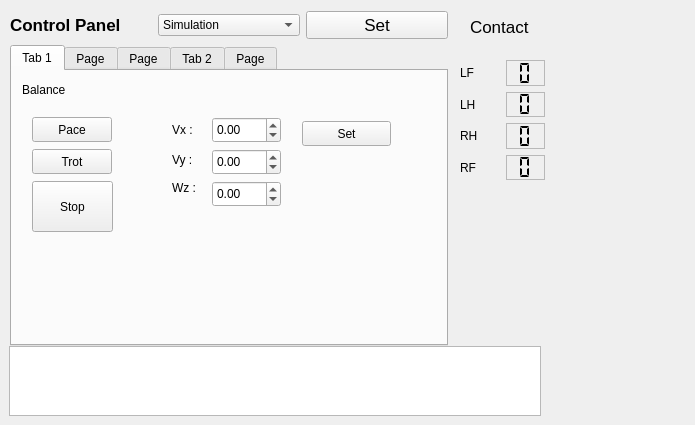
<?xml version="1.0" encoding="UTF-8"?>
<ui version="4.0">
 <class>rqt_control_panel_plugin_widget</class>
 <widget class="QWidget" name="rqt_control_panel_plugin_widget">
  <property name="geometry">
   <rect>
    <x>0</x>
    <y>0</y>
    <width>695</width>
    <height>425</height>
   </rect>
  </property>
  <property name="windowTitle">
   <string>Form</string>
  </property>
  <widget class="QTextBrowser" name="InfoOutputs">
   <property name="geometry">
    <rect>
     <x>9</x>
     <y>346</y>
     <width>532</width>
     <height>70</height>
    </rect>
   </property>
  </widget>
  <widget class="QLabel" name="label_30">
   <property name="geometry">
    <rect>
     <x>470</x>
     <y>17</y>
     <width>61</width>
     <height>20</height>
    </rect>
   </property>
   <property name="font">
    <font>
     <pointsize>13</pointsize>
    </font>
   </property>
   <property name="text">
    <string>Contact</string>
   </property>
  </widget>
  <widget class="QWidget" name="layoutWidget">
   <property name="geometry">
    <rect>
     <x>10</x>
     <y>11</y>
     <width>438</width>
     <height>335</height>
    </rect>
   </property>
   <layout class="QGridLayout" name="gridLayout">
    <item row="0" column="0">
     <widget class="QLabel" name="label">
      <property name="font">
       <font>
        <pointsize>13</pointsize>
        <weight>75</weight>
        <bold>true</bold>
       </font>
      </property>
      <property name="text">
       <string>Control Panel</string>
      </property>
     </widget>
    </item>
    <item row="0" column="1">
     <widget class="QComboBox" name="runMode">
      <item>
       <property name="text">
        <string>Simulation</string>
       </property>
      </item>
      <item>
       <property name="text">
        <string>Real</string>
       </property>
      </item>
     </widget>
    </item>
    <item row="0" column="2">
     <widget class="QPushButton" name="setMode">
      <property name="font">
       <font>
        <pointsize>13</pointsize>
       </font>
      </property>
      <property name="text">
       <string>Set</string>
      </property>
     </widget>
    </item>
    <item row="1" column="0" colspan="3">
     <widget class="QTabWidget" name="Controllers">
      <property name="minimumSize">
       <size>
        <width>400</width>
        <height>300</height>
       </size>
      </property>
      <property name="whatsThis">
       <string>&lt;html&gt;&lt;head/&gt;&lt;body&gt;&lt;p&gt;Joint&lt;/p&gt;&lt;/body&gt;&lt;/html&gt;</string>
      </property>
      <property name="currentIndex">
       <number>0</number>
      </property>
      <widget class="QWidget" name="BlanceController">
       <property name="enabled">
        <bool>true</bool>
       </property>
       <property name="font">
        <font>
         <weight>50</weight>
         <bold>false</bold>
        </font>
       </property>
       <attribute name="title">
        <string>Tab 1</string>
       </attribute>
       <widget class="QPushButton" name="trotButton">
        <property name="geometry">
         <rect>
          <x>20</x>
          <y>78</y>
          <width>80</width>
          <height>25</height>
         </rect>
        </property>
        <property name="text">
         <string>Trot</string>
        </property>
       </widget>
       <widget class="QDoubleSpinBox" name="desired_vy">
        <property name="geometry">
         <rect>
          <x>200</x>
          <y>78</y>
          <width>69</width>
          <height>26</height>
         </rect>
        </property>
        <property name="minimum">
         <double>-1.000000000000000</double>
        </property>
        <property name="maximum">
         <double>1.000000000000000</double>
        </property>
        <property name="singleStep">
         <double>0.050000000000000</double>
        </property>
       </widget>
       <widget class="QPushButton" name="paceButton">
        <property name="geometry">
         <rect>
          <x>20</x>
          <y>46</y>
          <width>80</width>
          <height>25</height>
         </rect>
        </property>
        <property name="text">
         <string>Pace</string>
        </property>
       </widget>
       <widget class="QDoubleSpinBox" name="desired_vx">
        <property name="geometry">
         <rect>
          <x>200</x>
          <y>46</y>
          <width>69</width>
          <height>26</height>
         </rect>
        </property>
        <property name="minimum">
         <double>-1.000000000000000</double>
        </property>
        <property name="maximum">
         <double>1.000000000000000</double>
        </property>
        <property name="singleStep">
         <double>0.050000000000000</double>
        </property>
       </widget>
       <widget class="QDoubleSpinBox" name="desired_wz">
        <property name="geometry">
         <rect>
          <x>200</x>
          <y>110</y>
          <width>69</width>
          <height>26</height>
         </rect>
        </property>
        <property name="minimum">
         <double>-1.000000000000000</double>
        </property>
        <property name="maximum">
         <double>1.000000000000000</double>
        </property>
        <property name="singleStep">
         <double>0.050000000000000</double>
        </property>
       </widget>
       <widget class="QPushButton" name="stopBotton">
        <property name="geometry">
         <rect>
          <x>20</x>
          <y>110</y>
          <width>81</width>
          <height>51</height>
         </rect>
        </property>
        <property name="text">
         <string>Stop</string>
        </property>
       </widget>
       <widget class="QLabel" name="label_2">
        <property name="geometry">
         <rect>
          <x>10</x>
          <y>10</y>
          <width>67</width>
          <height>17</height>
         </rect>
        </property>
        <property name="text">
         <string>Balance</string>
        </property>
       </widget>
       <widget class="QLabel" name="label_6">
        <property name="geometry">
         <rect>
          <x>160</x>
          <y>50</y>
          <width>31</width>
          <height>17</height>
         </rect>
        </property>
        <property name="text">
         <string>Vx :</string>
        </property>
       </widget>
       <widget class="QLabel" name="label_7">
        <property name="geometry">
         <rect>
          <x>160</x>
          <y>80</y>
          <width>31</width>
          <height>17</height>
         </rect>
        </property>
        <property name="text">
         <string>Vy :</string>
        </property>
       </widget>
       <widget class="QLabel" name="label_8">
        <property name="geometry">
         <rect>
          <x>160</x>
          <y>107</y>
          <width>31</width>
          <height>20</height>
         </rect>
        </property>
        <property name="text">
         <string>Wz :</string>
        </property>
       </widget>
       <widget class="QPushButton" name="setVelocityBotton">
        <property name="geometry">
         <rect>
          <x>290</x>
          <y>50</y>
          <width>89</width>
          <height>25</height>
         </rect>
        </property>
        <property name="text">
         <string>Set</string>
        </property>
       </widget>
      </widget>
      <widget class="QWidget" name="JointPosition">
       <attribute name="title">
        <string>Page</string>
       </attribute>
       <layout class="QGridLayout" name="gridLayout_2">
        <item row="1" column="1">
         <widget class="QLabel" name="label_13">
          <property name="maximumSize">
           <size>
            <width>100</width>
            <height>18</height>
           </size>
          </property>
          <property name="text">
           <string>Joint 1</string>
          </property>
         </widget>
        </item>
        <item row="1" column="2">
         <widget class="QLabel" name="label_14">
          <property name="maximumSize">
           <size>
            <width>100</width>
            <height>18</height>
           </size>
          </property>
          <property name="text">
           <string>Joint 2</string>
          </property>
         </widget>
        </item>
        <item row="1" column="3">
         <widget class="QLabel" name="label_15">
          <property name="maximumSize">
           <size>
            <width>100</width>
            <height>18</height>
           </size>
          </property>
          <property name="text">
           <string>Joint 3</string>
          </property>
         </widget>
        </item>
        <item row="2" column="0">
         <widget class="QLabel" name="label_9">
          <property name="text">
           <string>LF LEG :  </string>
          </property>
         </widget>
        </item>
        <item row="2" column="1">
         <widget class="QDoubleSpinBox" name="lf_joint_positon_1">
          <property name="minimum">
           <double>-15.000000000000000</double>
          </property>
          <property name="maximum">
           <double>15.000000000000000</double>
          </property>
          <property name="singleStep">
           <double>0.010000000000000</double>
          </property>
         </widget>
        </item>
        <item row="2" column="2">
         <widget class="QDoubleSpinBox" name="lf_joint_positon_2">
          <property name="minimum">
           <double>-15.000000000000000</double>
          </property>
          <property name="maximum">
           <double>15.000000000000000</double>
          </property>
          <property name="singleStep">
           <double>0.010000000000000</double>
          </property>
         </widget>
        </item>
        <item row="2" column="3">
         <widget class="QDoubleSpinBox" name="lf_joint_positon_3">
          <property name="minimum">
           <double>-15.000000000000000</double>
          </property>
          <property name="maximum">
           <double>15.000000000000000</double>
          </property>
          <property name="singleStep">
           <double>0.010000000000000</double>
          </property>
          <property name="value">
           <double>0.000000000000000</double>
          </property>
         </widget>
        </item>
        <item row="2" column="4">
         <widget class="QPushButton" name="setJointPositionButton">
          <property name="text">
           <string>Set</string>
          </property>
         </widget>
        </item>
        <item row="3" column="0">
         <widget class="QLabel" name="label_10">
          <property name="text">
           <string>RF LEG :  </string>
          </property>
         </widget>
        </item>
        <item row="3" column="1">
         <widget class="QDoubleSpinBox" name="rf_joint_positon_1">
          <property name="minimum">
           <double>-15.000000000000000</double>
          </property>
          <property name="maximum">
           <double>15.000000000000000</double>
          </property>
          <property name="singleStep">
           <double>0.050000000000000</double>
          </property>
          <property name="value">
           <double>0.000000000000000</double>
          </property>
         </widget>
        </item>
        <item row="3" column="2">
         <widget class="QDoubleSpinBox" name="rf_joint_positon_2">
          <property name="minimum">
           <double>-15.000000000000000</double>
          </property>
          <property name="maximum">
           <double>15.000000000000000</double>
          </property>
          <property name="singleStep">
           <double>0.010000000000000</double>
          </property>
         </widget>
        </item>
        <item row="3" column="3">
         <widget class="QDoubleSpinBox" name="rf_joint_positon_3">
          <property name="minimum">
           <double>-15.000000000000000</double>
          </property>
          <property name="maximum">
           <double>15.000000000000000</double>
          </property>
          <property name="singleStep">
           <double>0.010000000000000</double>
          </property>
         </widget>
        </item>
        <item row="3" column="4">
         <widget class="QPushButton" name="resetJointPostionButton">
          <property name="text">
           <string>Reset</string>
          </property>
         </widget>
        </item>
        <item row="4" column="0">
         <widget class="QLabel" name="label_12">
          <property name="text">
           <string>RH LEG :  </string>
          </property>
         </widget>
        </item>
        <item row="4" column="1">
         <widget class="QDoubleSpinBox" name="rh_joint_positon_1">
          <property name="minimum">
           <double>-15.000000000000000</double>
          </property>
          <property name="maximum">
           <double>15.000000000000000</double>
          </property>
          <property name="singleStep">
           <double>0.010000000000000</double>
          </property>
         </widget>
        </item>
        <item row="4" column="2">
         <widget class="QDoubleSpinBox" name="rh_joint_positon_2">
          <property name="minimum">
           <double>-15.000000000000000</double>
          </property>
          <property name="maximum">
           <double>15.000000000000000</double>
          </property>
          <property name="singleStep">
           <double>0.010000000000000</double>
          </property>
         </widget>
        </item>
        <item row="4" column="3">
         <widget class="QDoubleSpinBox" name="rh_joint_positon_3">
          <property name="minimum">
           <double>-15.000000000000000</double>
          </property>
          <property name="maximum">
           <double>15.000000000000000</double>
          </property>
          <property name="singleStep">
           <double>0.010000000000000</double>
          </property>
         </widget>
        </item>
        <item row="5" column="0">
         <widget class="QLabel" name="label_11">
          <property name="text">
           <string>LH LEG :  </string>
          </property>
         </widget>
        </item>
        <item row="5" column="1">
         <widget class="QDoubleSpinBox" name="lh_joint_positon_1">
          <property name="minimum">
           <double>-15.000000000000000</double>
          </property>
          <property name="maximum">
           <double>15.000000000000000</double>
          </property>
          <property name="singleStep">
           <double>0.010000000000000</double>
          </property>
         </widget>
        </item>
        <item row="5" column="2">
         <widget class="QDoubleSpinBox" name="lh_joint_positon_2">
          <property name="minimum">
           <double>-15.000000000000000</double>
          </property>
          <property name="maximum">
           <double>15.000000000000000</double>
          </property>
          <property name="singleStep">
           <double>0.010000000000000</double>
          </property>
         </widget>
        </item>
        <item row="5" column="3">
         <widget class="QDoubleSpinBox" name="lh_joint_positon_3">
          <property name="minimum">
           <double>-15.000000000000000</double>
          </property>
          <property name="maximum">
           <double>15.000000000000000</double>
          </property>
          <property name="singleStep">
           <double>0.010000000000000</double>
          </property>
         </widget>
        </item>
        <item row="0" column="0" colspan="2">
         <widget class="QLabel" name="label_3">
          <property name="maximumSize">
           <size>
            <width>150</width>
            <height>18</height>
           </size>
          </property>
          <property name="text">
           <string>Joint Position (rad)</string>
          </property>
         </widget>
        </item>
        <item row="5" column="4">
         <widget class="QPushButton" name="stopPositionButton">
          <property name="text">
           <string>Stop</string>
          </property>
         </widget>
        </item>
        <item row="4" column="4">
         <widget class="QPushButton" name="setInitialJointPosition">
          <property name="text">
           <string>Init Position</string>
          </property>
         </widget>
        </item>
       </layout>
      </widget>
      <widget class="QWidget" name="JointVelocity">
       <attribute name="title">
        <string>Page</string>
       </attribute>
       <layout class="QGridLayout" name="gridLayout_3">
        <item row="1" column="1">
         <widget class="QLabel" name="label_20">
          <property name="maximumSize">
           <size>
            <width>100</width>
            <height>18</height>
           </size>
          </property>
          <property name="text">
           <string>Joint 1</string>
          </property>
         </widget>
        </item>
        <item row="1" column="2">
         <widget class="QLabel" name="label_22">
          <property name="maximumSize">
           <size>
            <width>100</width>
            <height>18</height>
           </size>
          </property>
          <property name="text">
           <string>Joint 2</string>
          </property>
         </widget>
        </item>
        <item row="1" column="3">
         <widget class="QLabel" name="label_18">
          <property name="maximumSize">
           <size>
            <width>100</width>
            <height>18</height>
           </size>
          </property>
          <property name="text">
           <string>Joint 3</string>
          </property>
         </widget>
        </item>
        <item row="2" column="0">
         <widget class="QLabel" name="label_19">
          <property name="text">
           <string>LF LEG :  </string>
          </property>
         </widget>
        </item>
        <item row="2" column="1">
         <widget class="QDoubleSpinBox" name="lf_joint_velocity_1">
          <property name="minimum">
           <double>-120.000000000000000</double>
          </property>
          <property name="maximum">
           <double>120.000000000000000</double>
          </property>
         </widget>
        </item>
        <item row="2" column="2">
         <widget class="QDoubleSpinBox" name="lf_joint_velocity_2">
          <property name="minimum">
           <double>-120.000000000000000</double>
          </property>
          <property name="maximum">
           <double>120.000000000000000</double>
          </property>
         </widget>
        </item>
        <item row="2" column="3">
         <widget class="QDoubleSpinBox" name="lf_joint_velocity_3">
          <property name="minimum">
           <double>-120.000000000000000</double>
          </property>
          <property name="maximum">
           <double>120.000000000000000</double>
          </property>
         </widget>
        </item>
        <item row="2" column="4">
         <widget class="QPushButton" name="setJointVelocityButton">
          <property name="text">
           <string>Set</string>
          </property>
         </widget>
        </item>
        <item row="3" column="0">
         <widget class="QLabel" name="label_16">
          <property name="text">
           <string>RF LEG :  </string>
          </property>
         </widget>
        </item>
        <item row="3" column="1">
         <widget class="QDoubleSpinBox" name="rf_joint_velocity_1">
          <property name="minimum">
           <double>-120.000000000000000</double>
          </property>
          <property name="maximum">
           <double>120.000000000000000</double>
          </property>
         </widget>
        </item>
        <item row="3" column="2">
         <widget class="QDoubleSpinBox" name="rf_joint_velocity_2">
          <property name="minimum">
           <double>-120.000000000000000</double>
          </property>
          <property name="maximum">
           <double>120.000000000000000</double>
          </property>
         </widget>
        </item>
        <item row="3" column="3">
         <widget class="QDoubleSpinBox" name="rf_joint_velocity_3">
          <property name="minimum">
           <double>-120.000000000000000</double>
          </property>
          <property name="maximum">
           <double>120.000000000000000</double>
          </property>
         </widget>
        </item>
        <item row="3" column="4">
         <widget class="QPushButton" name="resetJointVelocityButton">
          <property name="text">
           <string>Reset</string>
          </property>
         </widget>
        </item>
        <item row="4" column="0">
         <widget class="QLabel" name="label_21">
          <property name="text">
           <string>RH LEG :  </string>
          </property>
         </widget>
        </item>
        <item row="4" column="1">
         <widget class="QDoubleSpinBox" name="rh_joint_velocity_1">
          <property name="minimum">
           <double>-120.000000000000000</double>
          </property>
          <property name="maximum">
           <double>120.000000000000000</double>
          </property>
         </widget>
        </item>
        <item row="4" column="2">
         <widget class="QDoubleSpinBox" name="rh_joint_velocity_2">
          <property name="minimum">
           <double>-120.000000000000000</double>
          </property>
          <property name="maximum">
           <double>120.000000000000000</double>
          </property>
         </widget>
        </item>
        <item row="4" column="3">
         <widget class="QDoubleSpinBox" name="rh_joint_velocity_3">
          <property name="minimum">
           <double>-120.000000000000000</double>
          </property>
          <property name="maximum">
           <double>120.000000000000000</double>
          </property>
         </widget>
        </item>
        <item row="4" column="4" rowspan="2">
         <widget class="QPushButton" name="stopJointVelocityButton">
          <property name="text">
           <string>Stop</string>
          </property>
         </widget>
        </item>
        <item row="5" column="0">
         <widget class="QLabel" name="label_17">
          <property name="text">
           <string>LH LEG :  </string>
          </property>
         </widget>
        </item>
        <item row="5" column="1">
         <widget class="QDoubleSpinBox" name="lh_joint_velocity_1">
          <property name="minimum">
           <double>-120.000000000000000</double>
          </property>
          <property name="maximum">
           <double>120.000000000000000</double>
          </property>
         </widget>
        </item>
        <item row="5" column="2">
         <widget class="QDoubleSpinBox" name="lh_joint_velocity_2">
          <property name="minimum">
           <double>-120.000000000000000</double>
          </property>
          <property name="maximum">
           <double>120.000000000000000</double>
          </property>
         </widget>
        </item>
        <item row="5" column="3">
         <widget class="QDoubleSpinBox" name="lh_joint_velocity_3">
          <property name="minimum">
           <double>-120.000000000000000</double>
          </property>
          <property name="maximum">
           <double>120.000000000000000</double>
          </property>
         </widget>
        </item>
        <item row="0" column="0" colspan="2">
         <widget class="QLabel" name="label_4">
          <property name="maximumSize">
           <size>
            <width>150</width>
            <height>18</height>
           </size>
          </property>
          <property name="text">
           <string>Joint Velocity (rpm)</string>
          </property>
         </widget>
        </item>
       </layout>
      </widget>
      <widget class="QWidget" name="JointEffort">
       <attribute name="title">
        <string>Tab 2</string>
       </attribute>
       <layout class="QGridLayout" name="gridLayout_4">
        <item row="1" column="1">
         <widget class="QLabel" name="label_27">
          <property name="maximumSize">
           <size>
            <width>100</width>
            <height>18</height>
           </size>
          </property>
          <property name="text">
           <string>Joint 1</string>
          </property>
         </widget>
        </item>
        <item row="1" column="2">
         <widget class="QLabel" name="label_29">
          <property name="maximumSize">
           <size>
            <width>100</width>
            <height>18</height>
           </size>
          </property>
          <property name="text">
           <string>Joint 2</string>
          </property>
         </widget>
        </item>
        <item row="1" column="3">
         <widget class="QLabel" name="label_25">
          <property name="maximumSize">
           <size>
            <width>100</width>
            <height>18</height>
           </size>
          </property>
          <property name="text">
           <string>Joint 3</string>
          </property>
         </widget>
        </item>
        <item row="2" column="0">
         <widget class="QLabel" name="label_26">
          <property name="text">
           <string>LF LEG :  </string>
          </property>
         </widget>
        </item>
        <item row="2" column="1">
         <widget class="QDoubleSpinBox" name="lf_joint_effort_1">
          <property name="minimum">
           <double>-100.000000000000000</double>
          </property>
          <property name="maximum">
           <double>100.000000000000000</double>
          </property>
          <property name="singleStep">
           <double>0.100000000000000</double>
          </property>
         </widget>
        </item>
        <item row="2" column="2">
         <widget class="QDoubleSpinBox" name="lf_joint_effort_2">
          <property name="minimum">
           <double>-100.000000000000000</double>
          </property>
          <property name="maximum">
           <double>100.000000000000000</double>
          </property>
          <property name="singleStep">
           <double>0.100000000000000</double>
          </property>
         </widget>
        </item>
        <item row="2" column="3">
         <widget class="QDoubleSpinBox" name="lf_joint_effort_3">
          <property name="minimum">
           <double>-100.000000000000000</double>
          </property>
          <property name="maximum">
           <double>100.000000000000000</double>
          </property>
          <property name="singleStep">
           <double>0.100000000000000</double>
          </property>
         </widget>
        </item>
        <item row="2" column="4">
         <widget class="QPushButton" name="setJointEffortButton">
          <property name="text">
           <string>Set</string>
          </property>
         </widget>
        </item>
        <item row="3" column="0">
         <widget class="QLabel" name="label_23">
          <property name="text">
           <string>RF LEG :  </string>
          </property>
         </widget>
        </item>
        <item row="3" column="1">
         <widget class="QDoubleSpinBox" name="rf_joint_effort_1">
          <property name="minimum">
           <double>-100.000000000000000</double>
          </property>
          <property name="maximum">
           <double>100.000000000000000</double>
          </property>
          <property name="singleStep">
           <double>0.100000000000000</double>
          </property>
         </widget>
        </item>
        <item row="3" column="2">
         <widget class="QDoubleSpinBox" name="rf_joint_effort_2">
          <property name="minimum">
           <double>-100.000000000000000</double>
          </property>
          <property name="maximum">
           <double>100.000000000000000</double>
          </property>
          <property name="singleStep">
           <double>0.100000000000000</double>
          </property>
         </widget>
        </item>
        <item row="3" column="3">
         <widget class="QDoubleSpinBox" name="rf_joint_effort_3">
          <property name="minimum">
           <double>-100.000000000000000</double>
          </property>
          <property name="maximum">
           <double>100.000000000000000</double>
          </property>
          <property name="singleStep">
           <double>0.100000000000000</double>
          </property>
         </widget>
        </item>
        <item row="3" column="4">
         <widget class="QPushButton" name="resetJointEffortButton">
          <property name="text">
           <string>Reset</string>
          </property>
         </widget>
        </item>
        <item row="4" column="0">
         <widget class="QLabel" name="label_28">
          <property name="text">
           <string>RH LEG :  </string>
          </property>
         </widget>
        </item>
        <item row="4" column="1">
         <widget class="QDoubleSpinBox" name="rh_joint_effort_1">
          <property name="minimum">
           <double>-100.000000000000000</double>
          </property>
          <property name="maximum">
           <double>100.000000000000000</double>
          </property>
          <property name="singleStep">
           <double>0.100000000000000</double>
          </property>
         </widget>
        </item>
        <item row="4" column="2">
         <widget class="QDoubleSpinBox" name="rh_joint_effort_2">
          <property name="minimum">
           <double>-100.000000000000000</double>
          </property>
          <property name="maximum">
           <double>100.000000000000000</double>
          </property>
          <property name="singleStep">
           <double>0.100000000000000</double>
          </property>
         </widget>
        </item>
        <item row="4" column="3">
         <widget class="QDoubleSpinBox" name="rh_joint_effort_3">
          <property name="minimum">
           <double>-100.000000000000000</double>
          </property>
          <property name="maximum">
           <double>100.000000000000000</double>
          </property>
          <property name="singleStep">
           <double>0.100000000000000</double>
          </property>
         </widget>
        </item>
        <item row="4" column="4" rowspan="2">
         <widget class="QPushButton" name="stopJointEffortButton">
          <property name="text">
           <string>Stop</string>
          </property>
         </widget>
        </item>
        <item row="5" column="0">
         <widget class="QLabel" name="label_24">
          <property name="text">
           <string>LH LEG :  </string>
          </property>
         </widget>
        </item>
        <item row="5" column="1">
         <widget class="QDoubleSpinBox" name="lh_joint_effort_1">
          <property name="minimum">
           <double>-100.000000000000000</double>
          </property>
          <property name="maximum">
           <double>100.000000000000000</double>
          </property>
          <property name="singleStep">
           <double>0.100000000000000</double>
          </property>
         </widget>
        </item>
        <item row="5" column="2">
         <widget class="QDoubleSpinBox" name="lh_joint_effort_2">
          <property name="minimum">
           <double>-100.000000000000000</double>
          </property>
          <property name="maximum">
           <double>100.000000000000000</double>
          </property>
          <property name="singleStep">
           <double>0.100000000000000</double>
          </property>
         </widget>
        </item>
        <item row="5" column="3">
         <widget class="QDoubleSpinBox" name="lh_joint_effort_3">
          <property name="minimum">
           <double>-100.000000000000000</double>
          </property>
          <property name="maximum">
           <double>100.000000000000000</double>
          </property>
          <property name="singleStep">
           <double>0.100000000000000</double>
          </property>
         </widget>
        </item>
        <item row="0" column="0" colspan="2">
         <widget class="QLabel" name="label_5">
          <property name="maximumSize">
           <size>
            <width>150</width>
            <height>18</height>
           </size>
          </property>
          <property name="text">
           <string>Joint Effort (Nm)</string>
          </property>
         </widget>
        </item>
       </layout>
      </widget>
      <widget class="QWidget" name="tab">
       <attribute name="title">
        <string>Page</string>
       </attribute>
       <widget class="QPushButton" name="startSingleLegContoller">
        <property name="geometry">
         <rect>
          <x>330</x>
          <y>30</y>
          <width>89</width>
          <height>25</height>
         </rect>
        </property>
        <property name="text">
         <string>Start</string>
        </property>
       </widget>
       <widget class="QPushButton" name="stopSingleLegController">
        <property name="geometry">
         <rect>
          <x>330</x>
          <y>70</y>
          <width>89</width>
          <height>25</height>
         </rect>
        </property>
        <property name="text">
         <string>Stop</string>
        </property>
       </widget>
      </widget>
     </widget>
    </item>
   </layout>
  </widget>
  <widget class="QWidget" name="">
   <property name="geometry">
    <rect>
     <x>460</x>
     <y>60</y>
     <width>131</width>
     <height>120</height>
    </rect>
   </property>
   <layout class="QVBoxLayout" name="verticalLayout">
    <item>
     <layout class="QHBoxLayout" name="horizontalLayout_2">
      <item>
       <widget class="QLabel" name="label_31">
        <property name="text">
         <string>LF</string>
        </property>
       </widget>
      </item>
      <item>
       <widget class="QLCDNumber" name="lf_leg_contact">
        <property name="frameShape">
         <enum>QFrame::StyledPanel</enum>
        </property>
        <property name="smallDecimalPoint">
         <bool>false</bool>
        </property>
        <property name="digitCount">
         <number>1</number>
        </property>
        <property name="mode">
         <enum>QLCDNumber::Dec</enum>
        </property>
        <property name="segmentStyle">
         <enum>QLCDNumber::Flat</enum>
        </property>
       </widget>
      </item>
      <item>
       <widget class="QLabel" name="lf_green_ball">
        <property name="text">
         <string/>
        </property>
        <property name="pixmap">
         <pixmap>../resource/greensmallball.png</pixmap>
        </property>
       </widget>
      </item>
     </layout>
    </item>
    <item>
     <layout class="QHBoxLayout" name="horizontalLayout_3">
      <item>
       <widget class="QLabel" name="label_32">
        <property name="text">
         <string>LH</string>
        </property>
       </widget>
      </item>
      <item>
       <widget class="QLCDNumber" name="lh_leg_contact">
        <property name="frameShape">
         <enum>QFrame::StyledPanel</enum>
        </property>
        <property name="digitCount">
         <number>1</number>
        </property>
        <property name="segmentStyle">
         <enum>QLCDNumber::Flat</enum>
        </property>
       </widget>
      </item>
      <item>
       <widget class="QLabel" name="lh_green_ball">
        <property name="text">
         <string/>
        </property>
        <property name="pixmap">
         <pixmap>../resource/greensmallball.png</pixmap>
        </property>
       </widget>
      </item>
     </layout>
    </item>
    <item>
     <layout class="QHBoxLayout" name="horizontalLayout">
      <item>
       <widget class="QLabel" name="label_33">
        <property name="text">
         <string>RH</string>
        </property>
       </widget>
      </item>
      <item>
       <widget class="QLCDNumber" name="rh_leg_contact">
        <property name="frameShape">
         <enum>QFrame::StyledPanel</enum>
        </property>
        <property name="digitCount">
         <number>1</number>
        </property>
        <property name="segmentStyle">
         <enum>QLCDNumber::Flat</enum>
        </property>
       </widget>
      </item>
      <item>
       <widget class="QLabel" name="rh_green_ball">
        <property name="text">
         <string/>
        </property>
        <property name="pixmap">
         <pixmap>../resource/greensmallball.png</pixmap>
        </property>
       </widget>
      </item>
     </layout>
    </item>
    <item>
     <layout class="QHBoxLayout" name="horizontalLayout_4">
      <item>
       <widget class="QLabel" name="label_34">
        <property name="text">
         <string>RF</string>
        </property>
       </widget>
      </item>
      <item>
       <widget class="QLCDNumber" name="rf_leg_contact">
        <property name="frameShape">
         <enum>QFrame::StyledPanel</enum>
        </property>
        <property name="digitCount">
         <number>1</number>
        </property>
        <property name="segmentStyle">
         <enum>QLCDNumber::Flat</enum>
        </property>
       </widget>
      </item>
      <item>
       <widget class="QLabel" name="rf_green_ball">
        <property name="whatsThis">
         <string/>
        </property>
        <property name="text">
         <string/>
        </property>
        <property name="pixmap">
         <pixmap>../resource/greensmallball.png</pixmap>
        </property>
       </widget>
      </item>
     </layout>
    </item>
   </layout>
  </widget>
 </widget>
 <resources/>
 <connections/>
</ui>
